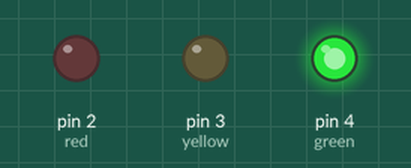
This sketch was run on a simulated Arduino Uno, built with avr-gcc and run on an emulated ATmega328P. On the bench: output pins drawn as LEDs (lit = HIGH).

Above: at 0.2 s.
At 0.7 s:
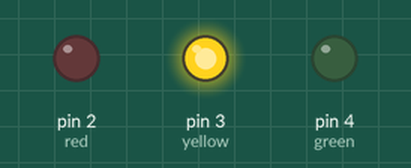
At 2.7 s:
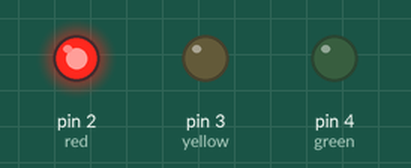
Timing chart, 0 to 3.5 s (numbered marks = the images above):
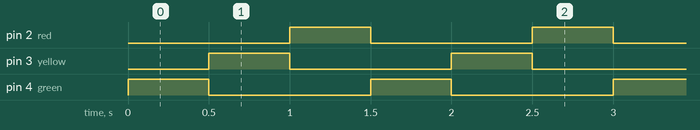

Measured:
- by itself, pin 2 (red), pin 3 (yellow), pin 4 (green): alternates HIGH for 0.50 s and LOW for 1.0 s
- by itself, everything shown: repeats every 1.5 s, in 4 steps

The sketch:

traffic_light.ino
```cpp
int green = 4;
int yellow = 3;
int red = 2;

void setup()
{
  // put your setup code here, to run once:
  pinMode(green, OUTPUT);
  pinMode(yellow, OUTPUT);
  pinMode(red, OUTPUT);
}

void loop()
{
  // put your main code here, to run repeatedly:
  digitalWrite(green, HIGH);
  delay(500);
  digitalWrite(green, LOW);
  digitalWrite(yellow, HIGH);
  delay(500);
  digitalWrite(yellow, LOW);
  digitalWrite(red, HIGH);
  delay(500);
  digitalWrite(red, LOW);
}
```
